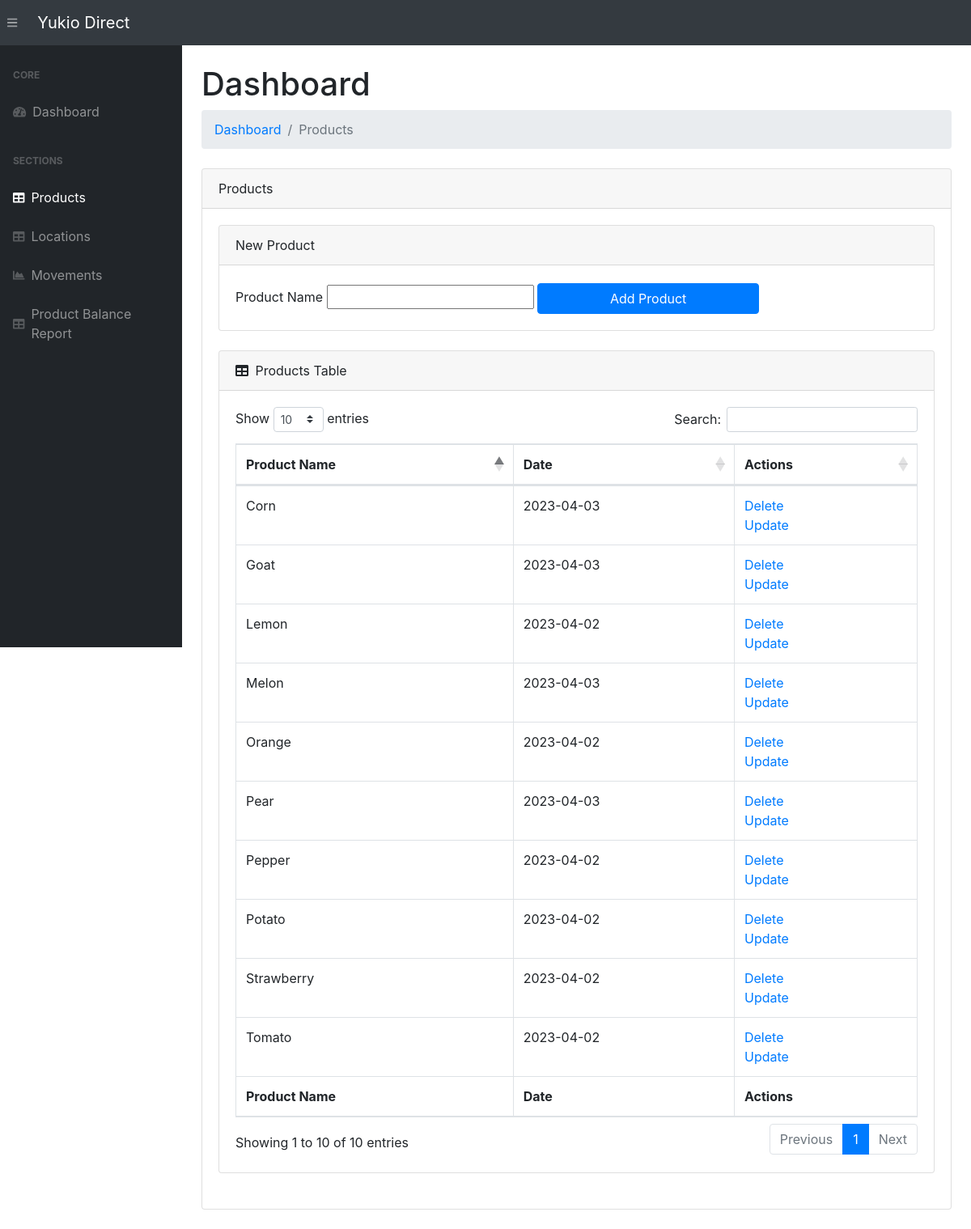
/products/, run on an earlier commit of the app's database.
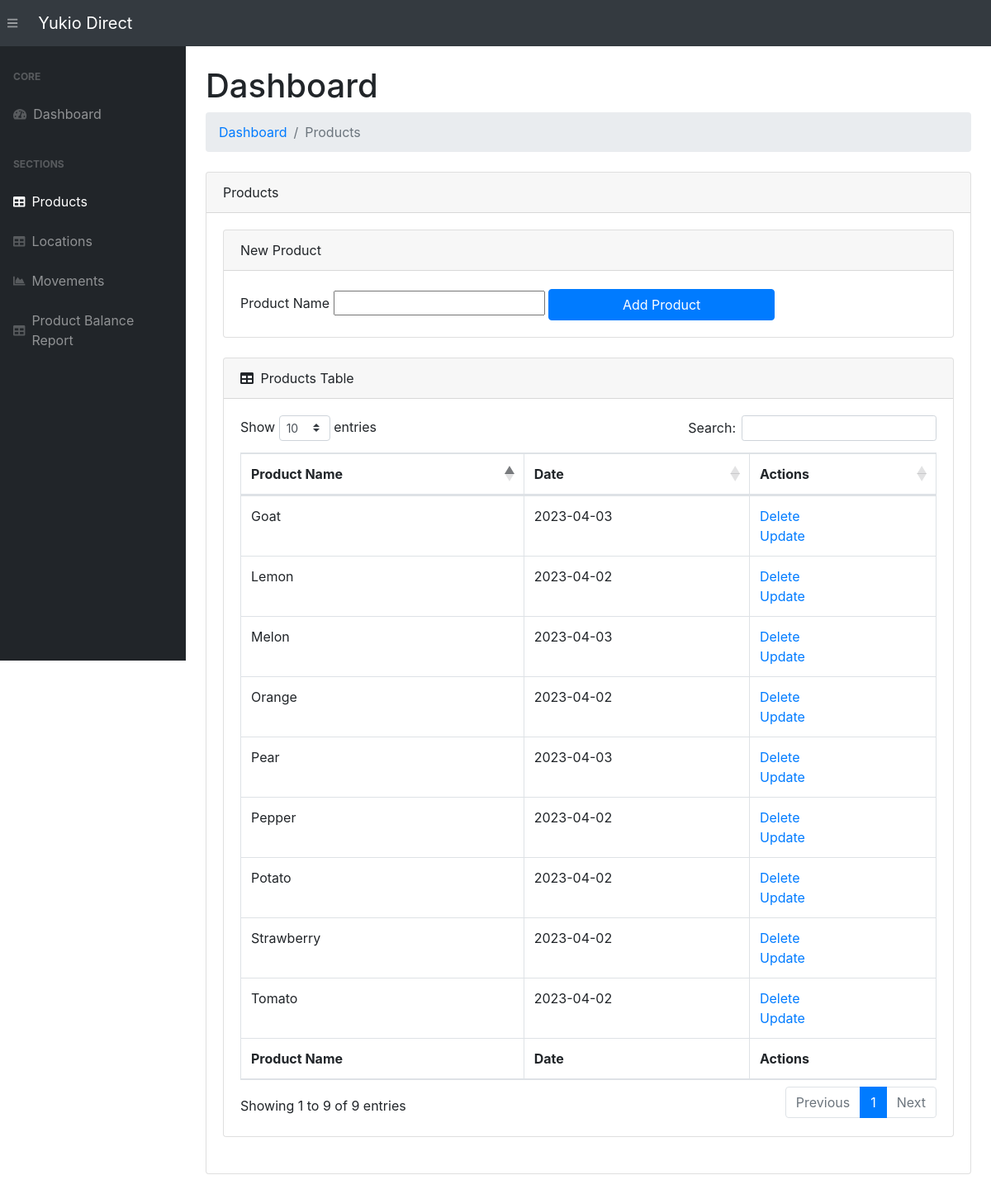
And on a later commit of the database.
### app.py (models this page shows, shortened)
class Product(db.Model):
    __tablename__ = 'products'
    product_id      = db.Column(db.String(200), primary_key=True)
    date_created    = db.Column(db.DateTime, default=datetime.utcnow)

### app.py (the view)
@app.route('/products/', methods=["POST", "GET"])
def viewProduct():
    if (request.method == "POST") and ('product_name' in request.form):
        product_name = request.form["product_name"]
        new_product = Product(product_id=product_name)
        try:
            db.session.add(new_product)
            db.session.commit()
            return redirect("/products/")
        except:
            products = Product.query.order_by(Product.date_created).all()
            return "There Was an issue while add a new Product"
    else:
        products = Product.query.order_by(Product.date_created).all()
        return render_template("products.html", products=products)

### templates/products.html (shortened to what this page needs)
{% extends 'base.html' %}
{% block content %}
<main>
    <div class="container-fluid">
        <h1 class="mt-4">Dashboard</h1>
        <ol class="breadcrumb mb-4">
            <li class="breadcrumb-item"><a href="/">Dashboard</a></li>
            <li class="breadcrumb-item active">Products</li>
        </ol>
        <div class="card mb-4">
            <div class="card-header">Products</div>
            <div class="card-body">
                <div class="card mb-4">
                    <div class="card-header">New Product</div>
                    <div class="card-body">
                        <form action="/products/" method="POST" id="product_form">
                            <label for="product_name" class="col-form-label">Product Name</label>
                            <input type="text" name="product_name" id="product_name">
                            <input id="submitProduct" value="Add Product" class="btn btn-primary">
                        </form>
                    </div>
                </div>
                <div class="card mb-4">
                <div class="card-header">
                    <i class="fas fa-table mr-1"></i>
                    Products Table
                </div>
                <div class="card-body">
                    <div class="table-responsive">
                        {% if products|length < 1 %}
                        <h4>There are no Products, add one above</h4>
                        {% else %}
                        <table class="table table-bordered" id="dataTable" width="100%" cellspacing="0">
                            <thead>
                                <tr>
                                    <th>Product Name</th>
                                    <th>Date</th>
                                    <th>Actions</th>
                                </tr>
                            </thead>
                            <tfoot>
                                <tr>
                                    <th>Product Name</th>
                                    <th>Date</th>
                                    <th>Actions</th>
                                </tr>
                            </tfoot>
                            <tbody>
                                {% for product in products %}
                                <tr>
                                    <td>{{ product.product_id }}</td>
                                    <td>{{ product.date_created.date() }}</td>
                                    <td>
                                        <a href="/delete-product/{{ product.product_id }}">Delete</a>
                                        <br>
                                        <a href="/update-product/{{ product.product_id }}">Update</a>
                                    </td>
                                </tr>
                                {% endfor %}
                            </tbody>
                        </table>
                        {% endif %}
                </div>
            </div>
                </div>
            </div>
        </div>
    </div>
</main>
{% endblock %}

### templates/base.html (shortened to what this page needs)
<!DOCTYPE html>
<html lang="en">
<head>
    <link rel="stylesheet" href="{{ url_for('static', filename='css/bootstrap/styles.css')}}">
    <link href="https://cdn.datatables.net/1.10.20/css/dataTables.bootstrap4.min.css" rel="stylesheet" />
</head>
<body class="sb-nav-fixed">
    <nav class="sb-topnav navbar navbar-expand navbar-dark bg-dark">
        <button class="btn btn-link btn-sm order-1 order-lg-0" id="sidebarToggle" href="#"><i class="fas fa-bars"></i></button>
        <a class="navbar-brand" href="/">Yukio Direct</a>
    </nav>
    <div id="layoutSidenav">
        <div id="layoutSidenav_nav">
            <nav class="sb-sidenav accordion sb-sidenav-dark" id="sidenavAccordion">
                <div class="sb-sidenav-menu">
                    <div class="nav">
                        <div class="sb-sidenav-menu-heading">Core</div>
                        <a class="nav-link" href="/index">
                            <div class="sb-nav-link-icon"><i class="fas fa-tachometer-alt"></i></div>
                            Dashboard
                        </a>
                        <div class="sb-sidenav-menu-heading">Sections</div>
                        <a class="nav-link" href="/products/">
                            <div class="sb-nav-link-icon"><i class="fas fa-table"></i></div>
                            Products
                        </a>
                        <a class="nav-link" href="/locations/">
                            <div class="sb-nav-link-icon"><i class="fas fa-table"></i></div>
                            Locations
                        </a>
                        <a class="nav-link" href="/movements/">
                            <div class="sb-nav-link-icon"><i class="fas fa-chart-area"></i></div>
                            Movements
                        </a>
                        <a class="nav-link" href="/product-balance/">
                            <div class="sb-nav-link-icon"><i class="fas fa-table"></i></div>
                            Product Balance Report
                        </a>
                    </div>
                </div>
            </nav>
        </div>
        <div id="layoutSidenav_content">
            {% block content %}
            {% endblock %}
        </div>
    </div>
</body>
</html>

What changed in the data, as far as the page shows it:
removed Product: product_id "Corn", date_created "2023-04-03"
Also different on the page:
text written by a page script: "Show entries Search: Showing 1 to 10 of 10 entries Previous 1 Next" → "Show entries Search: Showing 1 to 9 of 9 entries Previous 1 Next"
